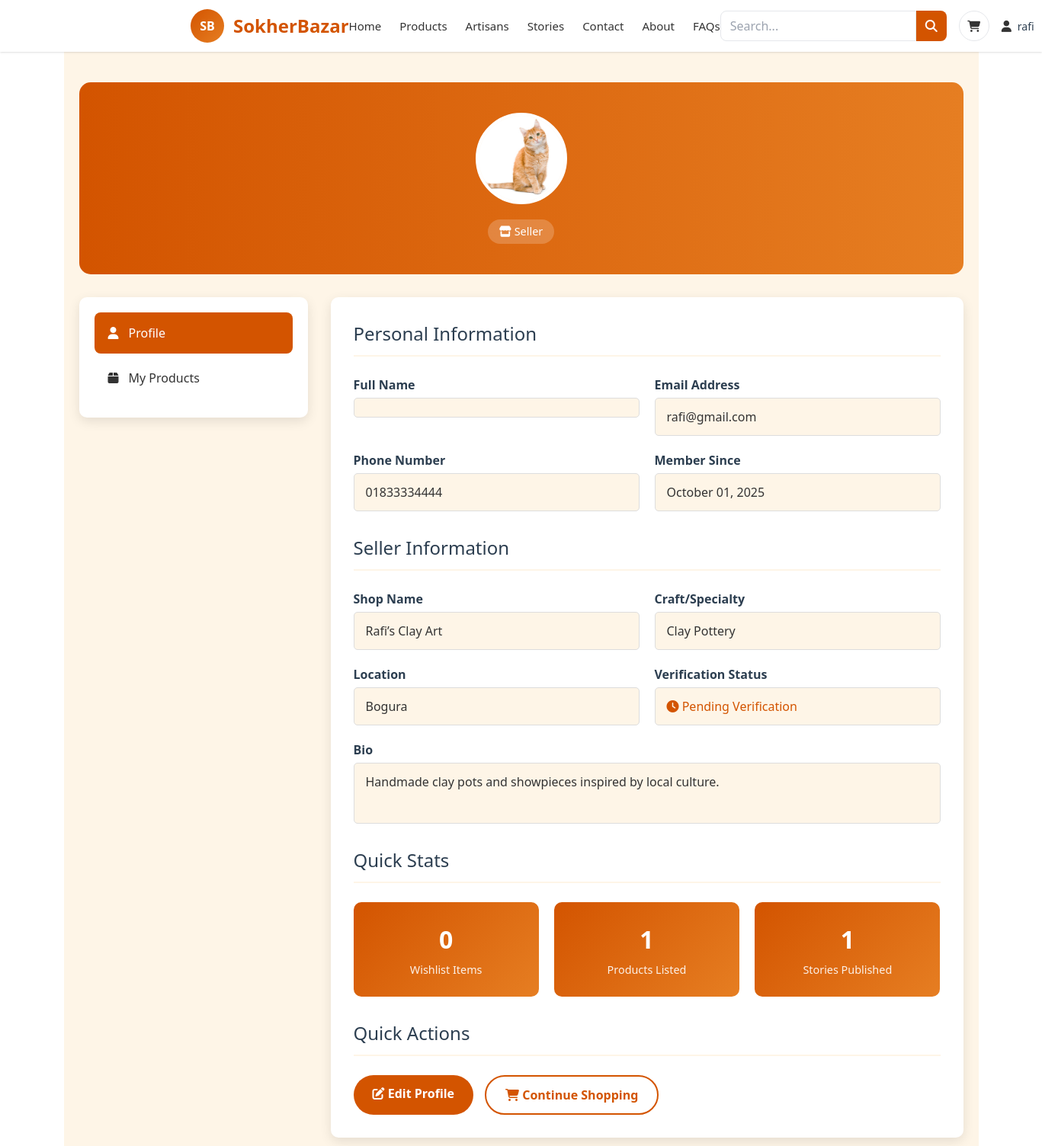
The app's page /profile/ (signed in, upper part), older data.
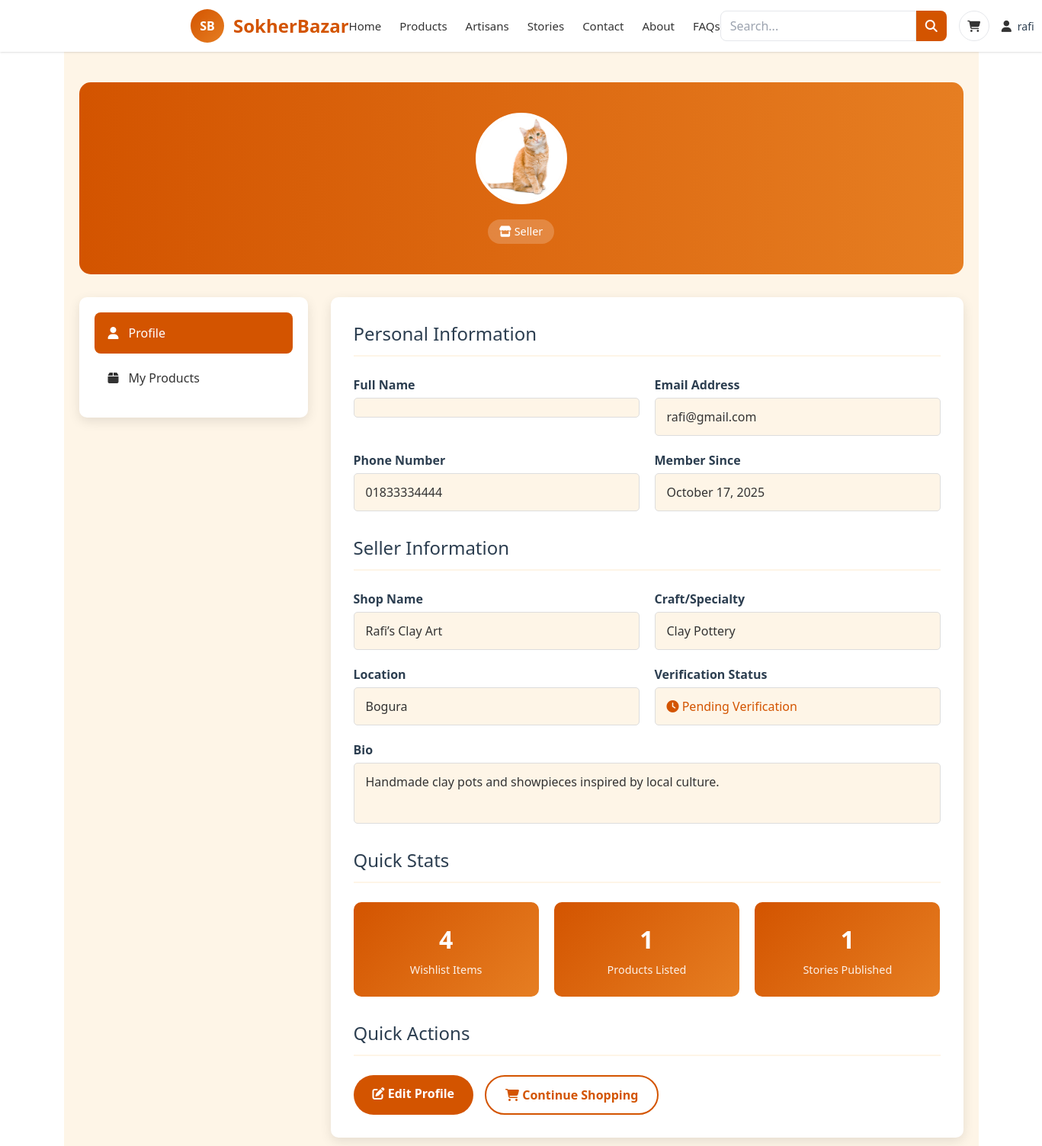
The same page, newer data.
### Rari/models.py (models this page shows, shortened)
class Artisan(models.Model):
    user = models.OneToOneField(User, on_delete=models.CASCADE)
    shop_name = models.CharField(max_length=150)
    phone = models.CharField(max_length=20)
    nid_document = models.ImageField(upload_to="nid_documents/")
    bio = models.TextField(blank=True)
    location = models.CharField(max_length=100, blank=True)
    profile_picture = models.ImageField(upload_to="artisans/", blank=True, null=True)
    joined_date = models.DateTimeField(auto_now_add=True)
    craft = models.CharField(max_length=100, blank=True)  # NEW FIELD
    website = models.URLField(blank=True, null=True)
    is_verified = models.BooleanField(default=False)
    updated_at = models.DateTimeField(auto_now=True)

class Customer(models.Model):
    user = models.OneToOneField(User, on_delete=models.CASCADE)
    phone = models.CharField(max_length=15, blank=True)
    address = models.TextField(blank=True)
    joined_date = models.DateTimeField(auto_now_add=True)
    profile_picture = models.ImageField(upload_to="customers/", blank=True, null=True)
    updated_at = models.DateTimeField(auto_now=True)

### Rari/views.py (the view)
# urls.py: path("profile/", views.profile, name="profile"),
@login_required
def profile(request):
    user = request.user
    customer = Customer.objects.filter(user=user).first()
    artisan = Artisan.objects.filter(user=user).first()
    context = {
        "user": user,
        "customer": customer,
        "artisan": artisan,
    }
    return render(request, "profile.html", context)

### template/profile.html (shortened to what the changed rows need)
{% extends 'base.html' %}
{% load static %}
{% block content %}
<div class="profile-container">
    <div class="profile-header">
        <div class="profile-avatar">
            {% if customer and customer.profile_picture %}
                <img src="{{ customer.profile_picture.url }}" alt="{{ user.get_full_name }}">
            {% elif artisan and artisan.profile_picture %}
                <img src="{{ artisan.profile_picture.url }}" alt="{{ user.get_full_name }}">
            {% else %}
                <img src="{% static 'images/default-avatar.png' %}" alt="Default Avatar">
            {% endif %}
        </div>
    </div>
    <div class="profile-content">
        <div class="profile-main">
            <div class="profile-info-grid">
                <div class="info-group">
                    <label>Phone Number</label>
                    <div class="info-value">
                        {% if customer and customer.phone %}
                            {{ customer.phone }}
                        {% elif artisan and artisan.phone %}
                            {{ artisan.phone }}
                        {% else %}
                            Not provided
                        {% endif %}
                    </div>
                </div>
                <div class="info-group">
                    <label>Member Since</label>
                    <div class="info-value">
                        {% if customer %}
                            {{ customer.joined_date|date:"F d, Y" }}
                        {% elif artisan %}
                            {{ artisan.joined_date|date:"F d, Y" }}
                        {% endif %}
                    </div>
                </div>
            </div>
            {% if artisan %}
            <div class="section-title">Seller Information</div>
            <div class="profile-info-grid">
                <div class="info-group">
                    <label>Shop Name</label>
                    <div class="info-value">{{ artisan.shop_name }}</div>
                </div>
                <div class="info-group">
                    <label>Craft/Specialty</label>
                    <div class="info-value">{{ artisan.craft|default:"Not specified" }}</div>
                </div>
                <div class="info-group">
                    <label>Location</label>
                    <div class="info-value">{{ artisan.location|default:"Not specified" }}</div>
                </div>
                <div class="info-group">
                    <label>Verification Status</label>
                    <div class="info-value">
                        {% if artisan.is_verified %}
                            <span style="color: var(--secondary);"><i class="fas fa-check-circle"></i> Verified</span>
                        {% else %}
                            <span style="color: var(--primary);"><i class="fas fa-clock"></i> Pending Verification</span>
                        {% endif %}
                    </div>
                </div>
                <div class="info-group" style="grid-column: 1 / -1;">
                    <label>Bio</label>
                    <div class="info-value" style="min-height: 80px;">{{ artisan.bio|default:"No bio provided" }}</div>
                </div>
            </div>
            {% endif %}
            <div class="stats-grid">
                <div class="stat-card">
                    <div class="stat-number">
                        {% if customer %}{{ customer.wishlists.count }}{% else %}0{% endif %}
                    </div>
                    <div class="stat-label">Wishlist Items</div>
                </div>
                {% if artisan %}
                <div class="stat-card">
                    <div class="stat-number">{{ artisan.products.count }}</div>
                    <div class="stat-label">Products Listed</div>
                </div>
                <div class="stat-card">
                    <div class="stat-number">{{ artisan.stories.count }}</div>
                    <div class="stat-label">Stories Published</div>
                </div>
                {% endif %}
            </div>
        </div>
    </div>
</div>
{% endblock %}

Row changes from the older to the newer data that the page shows:
shown differently, row unchanged: Artisan "Rafi’s Clay Art": joined_date "October 01, 2025" → (not shown)
added Customer: joined_date "October 17, 2025", wishlists.count "4"
Text that changed along with them:
text no longer shown: "0"
